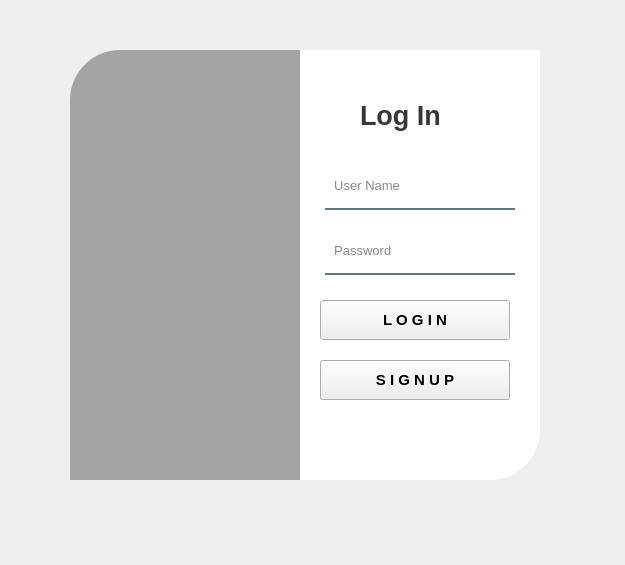
<?xml version="1.0" encoding="UTF-8"?>
<ui version="4.0">
 <class>Form</class>
 <widget class="QWidget" name="Form">
  <property name="geometry">
   <rect>
    <x>0</x>
    <y>0</y>
    <width>625</width>
    <height>565</height>
   </rect>
  </property>
  <property name="windowTitle">
   <string>Form</string>
  </property>
  <widget class="QWidget" name="widget" native="true">
   <property name="geometry">
    <rect>
     <x>30</x>
     <y>20</y>
     <width>550</width>
     <height>500</height>
    </rect>
   </property>
   <property name="styleSheet">
    <string notr="true">QPushButton#pushButton{
	background-color: qlineargradient(spread:pad, x1:0, y1:0.505682, x2:1, y2:0.477, stop:0 rgba(11, 131, 120, 219), stop:1 rgba(85, 98, 112, 226));
	color:rgba(255, 255, 255, 210);
	border-radius:5px;
}

QPushButton#pushButton:hover{
	background-color: qlineargradient(spread:pad, x1:0, y1:0.505682, x2:1, y2:0.477, stop:0 rgba(150, 123, 111, 219), stop:1 rgba(85, 81, 84, 226));
}

QPushButton#pushButton:pressed{
	padding-left:5px;
	padding-top:5px;
	background-color:rgba(150, 123, 111, 255);
}

QPushButton#pushButton_2, #pushButton_3, #pushButton_4, #pushButton_5{
	background-color: rgba(0, 0, 0, 0);
	color:rgba(85, 98, 112, 255);
}

QPushButton#pushButton_2:hover, #pushButton_3:hover, #pushButton_4:hover, #pushButton_5:hover{
	color: rgba(131, 96, 53, 255);
}

QPushButton#pushButton_2:pressed, #pushButton_3:pressed, #pushButton_4:pressed, #pushButton_5:pressed{
	padding-left:5px;
	padding-top:5px;
	color:rgba(91, 88, 53, 255);
}

</string>
   </property>
   <widget class="QLabel" name="label">
    <property name="geometry">
     <rect>
      <x>40</x>
      <y>30</y>
      <width>280</width>
      <height>430</height>
     </rect>
    </property>
    <property name="styleSheet">
     <string notr="true">border-image: url(:/images/background.jpg);
border-top-left-radius: 50px;</string>
    </property>
    <property name="text">
     <string/>
    </property>
   </widget>
   <widget class="QLabel" name="label_2">
    <property name="geometry">
     <rect>
      <x>40</x>
      <y>30</y>
      <width>280</width>
      <height>430</height>
     </rect>
    </property>
    <property name="styleSheet">
     <string notr="true">background-color:rgba(0, 0, 0, 80);
border-top-left-radius: 50px;</string>
    </property>
    <property name="text">
     <string/>
    </property>
    <property name="pixmap">
     <pixmap resource="login_image.qrc">:/newPrefix/สกรีนช็อต 2024-04-07 131056.png</pixmap>
    </property>
   </widget>
   <widget class="QLabel" name="label_3">
    <property name="geometry">
     <rect>
      <x>270</x>
      <y>30</y>
      <width>240</width>
      <height>430</height>
     </rect>
    </property>
    <property name="styleSheet">
     <string notr="true">background-color:rgba(255, 255, 255, 255);
border-bottom-right-radius: 50px;</string>
    </property>
    <property name="text">
     <string/>
    </property>
   </widget>
   <widget class="QLabel" name="label_4">
    <property name="geometry">
     <rect>
      <x>330</x>
      <y>70</y>
      <width>121</width>
      <height>51</height>
     </rect>
    </property>
    <property name="font">
     <font>
      <pointsize>20</pointsize>
      <weight>75</weight>
      <bold>true</bold>
     </font>
    </property>
    <property name="styleSheet">
     <string notr="true">color:rgba(0, 0, 0, 200);</string>
    </property>
    <property name="text">
     <string>Log In</string>
    </property>
   </widget>
   <widget class="QLineEdit" name="username_line_edit">
    <property name="geometry">
     <rect>
      <x>295</x>
      <y>150</y>
      <width>190</width>
      <height>40</height>
     </rect>
    </property>
    <property name="font">
     <font>
      <pointsize>10</pointsize>
     </font>
    </property>
    <property name="styleSheet">
     <string notr="true">background-color:rgba(0, 0, 0, 0);
border:none;
border-bottom:2px solid rgba(46, 82, 101, 200);
color:rgba(0, 0, 0, 240);
padding-bottom:7px;</string>
    </property>
    <property name="placeholderText">
     <string>  User Name</string>
    </property>
   </widget>
   <widget class="QLineEdit" name="password_line_edit">
    <property name="geometry">
     <rect>
      <x>295</x>
      <y>215</y>
      <width>190</width>
      <height>40</height>
     </rect>
    </property>
    <property name="font">
     <font>
      <pointsize>10</pointsize>
     </font>
    </property>
    <property name="styleSheet">
     <string notr="true">background-color:rgba(0, 0, 0, 0);
border:none;
border-bottom:2px solid rgba(46, 82, 101, 200);
color:rgba(0, 0, 0, 240);
padding-bottom:7px;</string>
    </property>
    <property name="echoMode">
     <enum>QLineEdit::Password</enum>
    </property>
    <property name="placeholderText">
     <string>  Password</string>
    </property>
   </widget>
   <widget class="QPushButton" name="login_btn">
    <property name="geometry">
     <rect>
      <x>290</x>
      <y>280</y>
      <width>190</width>
      <height>40</height>
     </rect>
    </property>
    <property name="font">
     <font>
      <pointsize>11</pointsize>
      <weight>75</weight>
      <bold>true</bold>
     </font>
    </property>
    <property name="text">
     <string>L O G I N</string>
    </property>
   </widget>
   <widget class="QPushButton" name="login_btn_2">
    <property name="geometry">
     <rect>
      <x>290</x>
      <y>340</y>
      <width>190</width>
      <height>40</height>
     </rect>
    </property>
    <property name="font">
     <font>
      <pointsize>11</pointsize>
      <weight>75</weight>
      <bold>true</bold>
     </font>
    </property>
    <property name="text">
     <string>S I G N U P</string>
    </property>
   </widget>
  </widget>
 </widget>
 <resources>
  <include location="login_image.qrc"/>
 </resources>
 <connections/>
</ui>
